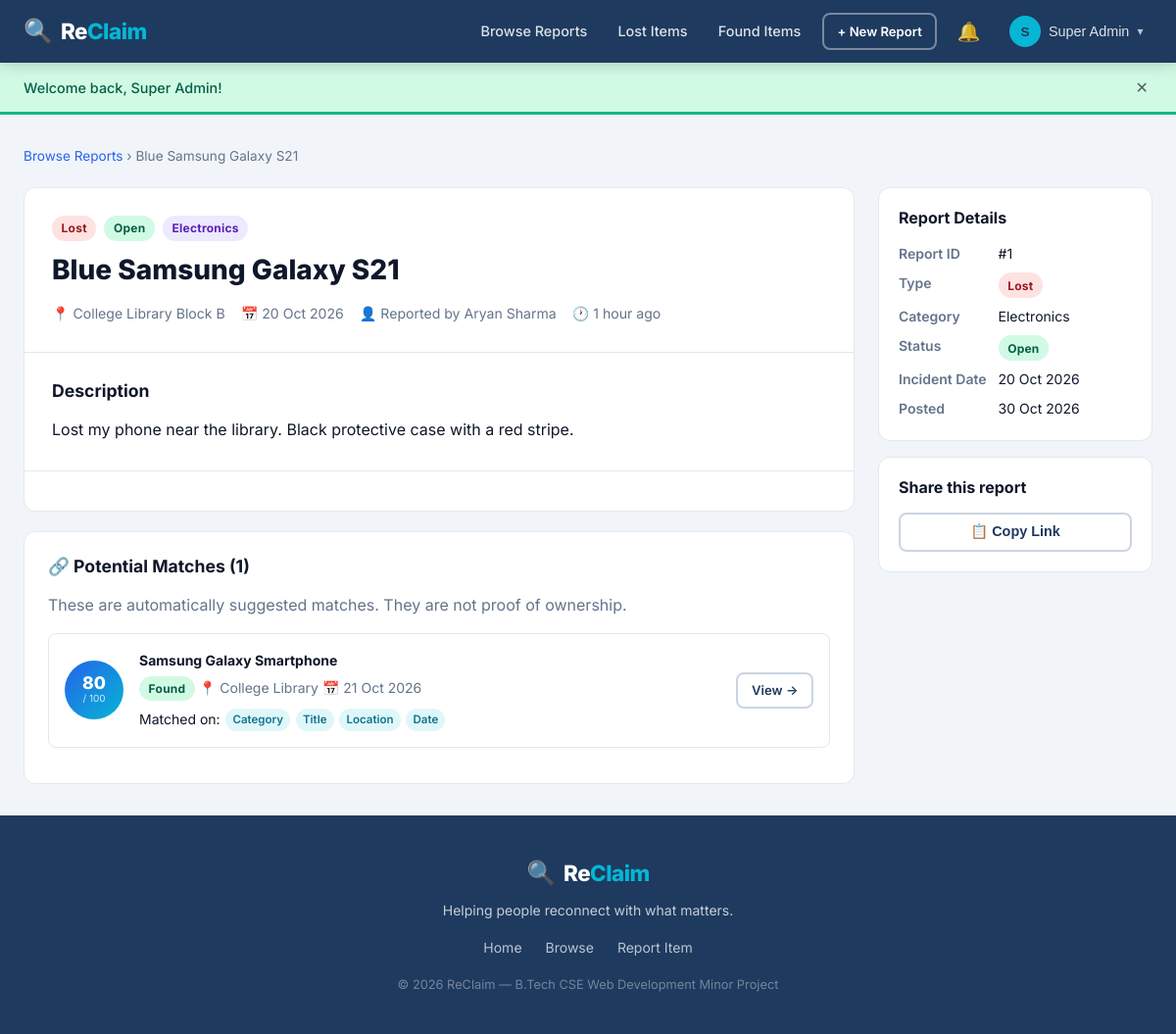
Page /report-view.php?id=1 (signed in) on the committed database.
### tables this page shows
CREATE TABLE IF NOT EXISTS reports (
    id            INT UNSIGNED    NOT NULL AUTO_INCREMENT,
    user_id       INT UNSIGNED    NOT NULL,
    type          ENUM('lost','found') NOT NULL,
    title         VARCHAR(200)    NOT NULL,
    category      VARCHAR(100)    NOT NULL,
    description   TEXT            DEFAULT NULL,
    location      VARCHAR(200)    DEFAULT NULL,
    incident_date DATE            NOT NULL,
    status        ENUM('open','claimed','resolved','closed') NOT NULL DEFAULT 'open',
    image_path    VARCHAR(500)    DEFAULT NULL,
    is_deleted    TINYINT(1)      NOT NULL DEFAULT 0,
    created_at    TIMESTAMP       NOT NULL DEFAULT CURRENT_TIMESTAMP,
    updated_at    TIMESTAMP       NOT NULL DEFAULT CURRENT_TIMESTAMP ON UPDATE CURRENT_TIMESTAMP,
    PRIMARY KEY   (id),
    KEY idx_user_id     (user_id),
    KEY idx_type        (type),
    KEY idx_status      (status),
    KEY idx_category    (category),
    KEY idx_incident_date (incident_date),
    KEY idx_is_deleted  (is_deleted),
    CONSTRAINT fk_reports_user FOREIGN KEY (user_id) REFERENCES users (id) ON DELETE CASCADE
);

CREATE TABLE IF NOT EXISTS users (
    id           INT UNSIGNED    NOT NULL AUTO_INCREMENT,
    name         VARCHAR(100)    NOT NULL,
    email        VARCHAR(150)    NOT NULL,
    password_hash VARCHAR(255)   NOT NULL,
    role         ENUM('user','admin') NOT NULL DEFAULT 'user',
    phone        VARCHAR(30)     DEFAULT NULL,
    created_at   TIMESTAMP       NOT NULL DEFAULT CURRENT_TIMESTAMP,
    updated_at   TIMESTAMP       NOT NULL DEFAULT CURRENT_TIMESTAMP ON UPDATE CURRENT_TIMESTAMP,
    PRIMARY KEY  (id),
    UNIQUE KEY   uq_email (email)
);

CREATE TABLE IF NOT EXISTS matches (
    id             INT UNSIGNED    NOT NULL AUTO_INCREMENT,
    lost_id        INT UNSIGNED    NOT NULL,
    found_id       INT UNSIGNED    NOT NULL,
    score          TINYINT UNSIGNED NOT NULL DEFAULT 0,
    matched_fields JSON            DEFAULT NULL,    
    status         ENUM('pending','confirmed','dismissed') NOT NULL DEFAULT 'pending',
    created_at     TIMESTAMP       NOT NULL DEFAULT CURRENT_TIMESTAMP,
    PRIMARY KEY    (id),
    UNIQUE KEY     uq_match (lost_id, found_id),
    KEY idx_score  (score),
    KEY idx_status (status),
    CONSTRAINT fk_match_lost  FOREIGN KEY (lost_id)  REFERENCES reports (id) ON DELETE CASCADE,
    CONSTRAINT fk_match_found FOREIGN KEY (found_id) REFERENCES reports (id) ON DELETE CASCADE
);

### includes/auth.php (called while the page is built, shortened)
<?php
function is_logged_in(): bool {
    return !empty($_SESSION['user_id']);
}
function is_admin(): bool {
    return isset($_SESSION['role']) && $_SESSION['role'] === 'admin';
}
function current_user_id(): ?int {
    return isset($_SESSION['user_id']) ? (int) $_SESSION['user_id'] : null;
}

### report-view.php (the view, shortened to what this page needs)
<?php
require_once __DIR__ . '/includes/auth.php';
require_once __DIR__ . '/includes/functions.php';
require_once __DIR__ . '/config/db.php';
$reportId = (int) ($_GET['id'] ?? 0);
$stmt = $pdo->prepare(
    'SELECT r.*, u.name AS owner_name
     FROM reports r JOIN users u ON r.user_id = u.id
     WHERE r.id = ? AND r.is_deleted = 0'
);
$stmt->execute([$reportId]);
$report = $stmt->fetch();
$matches = [];
$canSeeMatches = is_logged_in() && ((int)$report['user_id'] === current_user_id() || is_admin());
if ($canSeeMatches) {
    $col = ($report['type'] === 'lost') ? 'lost_id' : 'found_id';
    $otherCol = ($report['type'] === 'lost') ? 'found_id' : 'lost_id';
    $stmt4 = $pdo->prepare(
        "SELECT m.*, r.title AS match_title, r.location AS match_location,
                r.incident_date AS match_date, r.type AS match_type,
                r.category AS match_category, u.name AS match_owner
         FROM matches m
         JOIN reports r ON r.id = m.{$otherCol}
         JOIN users u ON u.id = r.user_id
         WHERE m.{$col} = ? AND m.status = 'pending' AND r.is_deleted = 0
         ORDER BY m.score DESC LIMIT 5"
    );
    $stmt4->execute([$reportId]);
    $matches = $stmt4->fetchAll();
}
require_once __DIR__ . '/includes/header.php';
?>
<div class="container page-container">
    <nav class="breadcrumb" aria-label="Breadcrumb">
        <a href="report-list.php">Browse Reports</a> &rsaquo;
        <span><?= h($report['title']) ?></span>
    </nav>
    <div class="report-detail-grid">
        <div class="report-detail-main">
            <div class="report-detail-card">
                <div class="report-detail-header">
                    <div class="report-badges">
                        <?= format_type_badge($report['type']) ?>
                        <?= format_status_badge($report['status']) ?>
                        <span class="badge badge-category"><?= h($report['category']) ?></span>
                    </div>
                    <h1 class="report-detail-title"><?= h($report['title']) ?></h1>
                    <div class="report-meta">
                        <span title="Location">📍 <?= h($report['location'] ?: 'Location not specified') ?></span>
                        <span title="Date">📅 <?= date('d M Y', strtotime($report['incident_date'])) ?></span>
                        <span title="Reported by">👤 Reported by <?= h($report['owner_name']) ?></span>
                        <span title="Posted">🕐 <?= time_ago($report['created_at']) ?></span>
                    </div>
                </div>
                <div class="report-description">
                    <h2 class="section-title">Description</h2>
                    <?php if ($report['description']): ?>
                        <p><?= nl2br(h($report['description'])) ?></p>
                    <?php else: ?>
                        <p class="text-muted">No additional description provided.</p>
                    <?php endif; ?>
                </div>
                <div class="report-actions">
                </div>
            </div>
            <?php if ($canSeeMatches && !empty($matches)): ?>
            <div class="section-card">
                <h2 class="section-title">🔗 Potential Matches (<?= count($matches) ?>)</h2>
                <p class="text-muted" style="margin-bottom:1rem">
                    These are automatically suggested matches. They are not proof of ownership.
                </p>
                <?php foreach ($matches as $m): ?>
                <div class="match-card">
                    <div class="match-score-ring" title="Match score">
                        <span><?= $m['score'] ?></span>
                        <small>/ 100</small>
                    </div>
                    <div class="match-info">
                        <strong><?= h($m['match_title']) ?></strong>
                        <span class="text-muted">
                            <?= format_type_badge($m['match_type']) ?>
                            📍 <?= h($m['match_location'] ?: 'N/A') ?>
                            📅 <?= date('d M Y', strtotime($m['match_date'])) ?>
                        </span>
                        <?php
                        $fields = json_decode($m['matched_fields'] ?? '[]', true) ?: [];
                        if ($fields): ?>
                        <span class="match-fields">
                            Matched on:
                            <?php foreach ($fields as $f): ?>
                                <span class="match-field-tag"><?= h(ucfirst($f)) ?></span>
                            <?php endforeach; ?>
                        </span>
                        <?php endif; ?>
                    </div>
                    <a href="report-view.php?id=<?= ($report['type']==='lost') ? $m['found_id'] : $m['lost_id'] ?>"
                       class="btn btn-sm btn-outline">View →</a>
                </div>
                <?php endforeach; ?>
            </div>
            <?php endif; ?>
        </div>
        <aside class="report-detail-sidebar">
            <div class="sidebar-card">
                <h3>Report Details</h3>
                <dl class="detail-list">
                    <dt>Report ID</dt><dd>#<?= $reportId ?></dd>
                    <dt>Type</dt><dd><?= format_type_badge($report['type']) ?></dd>
                    <dt>Category</dt><dd><?= h($report['category']) ?></dd>
                    <dt>Status</dt><dd><?= format_status_badge($report['status']) ?></dd>
                    <dt>Incident Date</dt><dd><?= date('d M Y', strtotime($report['incident_date'])) ?></dd>
                    <dt>Posted</dt><dd><?= date('d M Y', strtotime($report['created_at'])) ?></dd>
                </dl>
            </div>
            <div class="sidebar-card">
                <h3>Share this report</h3>
                <button class="btn btn-outline btn-full" onclick="
                    navigator.clipboard.writeText(window.location.href);
                    this.textContent='✅ Link Copied!';
                    setTimeout(()=>this.textContent='📋 Copy Link',2000)
                ">📋 Copy Link</button>
            </div>
        </aside>
    </div>
</div>
<?php require_once __DIR__ . '/includes/footer.php'; ?>

### includes/functions.php (shortened to what this page needs)
<?php
function h(string $str): string {
    return htmlspecialchars($str, ENT_QUOTES | ENT_HTML5, 'UTF-8');
}
function format_status_badge(string $status): string {
    $map = [
        'open'      => ['class' => 'badge-success',  'label' => 'Open'],
        'claimed'   => ['class' => 'badge-warning',  'label' => 'Claimed'],
        'resolved'  => ['class' => 'badge-info',     'label' => 'Resolved'],
        'closed'    => ['class' => 'badge-secondary','label' => 'Closed'],
        'pending'   => ['class' => 'badge-warning',  'label' => 'Pending'],
        'approved'  => ['class' => 'badge-success',  'label' => 'Approved'],
        'rejected'  => ['class' => 'badge-danger',   'label' => 'Rejected'],
        'confirmed' => ['class' => 'badge-info',     'label' => 'Confirmed'],
        'dismissed' => ['class' => 'badge-secondary','label' => 'Dismissed'],
    ];
    $entry = $map[$status] ?? ['class' => 'badge-secondary', 'label' => ucfirst($status)];
    return '<span class="badge ' . $entry['class'] . '">' . $entry['label'] . '</span>';
}
function format_type_badge(string $type): string {
    if ($type === 'lost') {
        return '<span class="badge badge-danger">Lost</span>';
    }
    return '<span class="badge badge-success">Found</span>';
}
function time_ago(string $datetime): string {
    $now  = new DateTime();
    $past = new DateTime($datetime);
    $diff = $now->diff($past);
    if ($diff->h > 0) return $diff->h . ' hour' . ($diff->h > 1 ? 's' : '') . ' ago';
    return 'Just now';
}

### rows in the picture
reports: title "Blue Samsung Galaxy S21", status "Open Open", category "Electronics", location "College Library Block B", incident_date "20 Oct 2026", user.name "Aryan Sharma", time_ago($report['created_at']) "1 hour ago", description "Lost my phone near the library. Black protective case with a red stripe.", created_at "30 Oct 2026"
matches: score "80", found.title "Samsung Galaxy Smartphone", found.location "College Library", found.incident_date "21 Oct 2026", matched_fields "Category", matched_fields "Title", matched_fields "Location", matched_fields "Date"

### other values in the picture
substr(current_user_name(), 0, 1) "S"
current_user_name() "Super Admin"
$flash['message'] "Welcome back, Super Admin!"
count($matches) "1"
$reportId "1"
